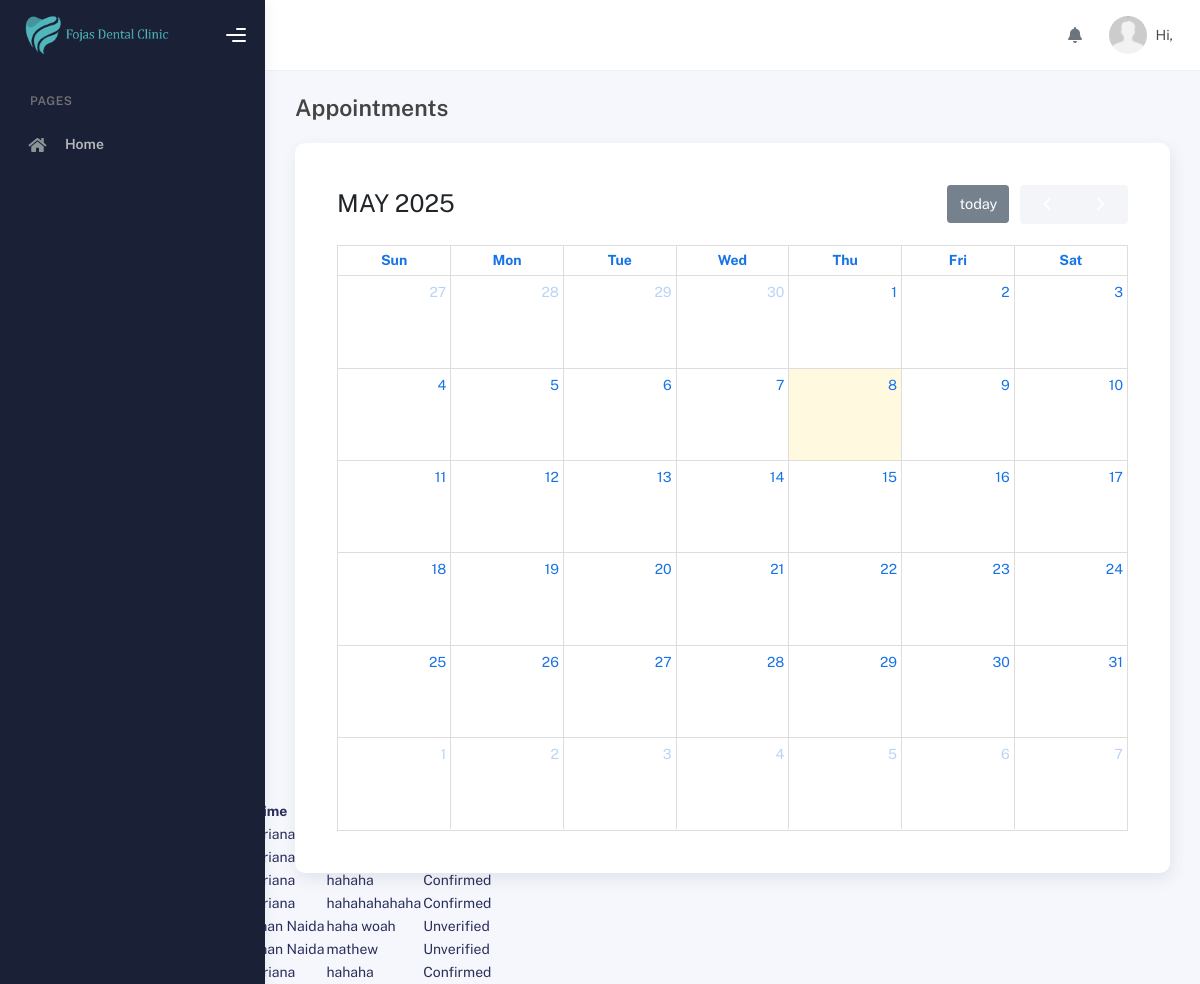
Page /modules/admin/appointments.php on the committed database.
### tables this page shows
CREATE TABLE `appointments` (
  `id` int(11) NOT NULL,
  `user_id` int(11) NOT NULL,
  `user_id_patient` int(11) NOT NULL,
  `appointment_id` int(110) NOT NULL,
  `concern` varchar(255) NOT NULL,
  `confirmed` int(11) NOT NULL,
  `appointment_date` varchar(100) NOT NULL,
  `date_created` date NOT NULL,
  `date_updated` date NOT NULL,
  `remarks` varchar(255) NOT NULL
);

CREATE TABLE `users` (
  `id` int(11) NOT NULL,
  `user_id` int(100) NOT NULL,
  `role_id` int(11) NOT NULL,
  `first_name` varchar(250) NOT NULL,
  `middle_name` varchar(255) NOT NULL,
  `last_name` varchar(255) NOT NULL,
  `mobile_number` varchar(255) NOT NULL,
  `email` varchar(255) DEFAULT NULL,
  `password` varchar(255) NOT NULL,
  `date_of_birth` date NOT NULL,
  `date_created` date NOT NULL,
  `date_updated` date NOT NULL,
  `token` varchar(255) DEFAULT NULL,
  `address` varchar(255) DEFAULT NULL,
  `otp` varchar(100) DEFAULT NULL
);

### modules/admin/appointments.php (the view, shortened to what this page needs)
<?php
include('../../connection/connection.php');
?>
<!DOCTYPE html>
<html lang="en">
<head>
    <?php include '../../includes/styles.php' ?>
</head>
<body>
    <div class="wrapper">
        <?php include '../../includes/sidebar.php'; ?>
      <div class="main-panel">
        <?php include '../../includes/topbar.php'; ?>
        <div class="container">
          <div class="page-inner">
            <div class="page-header">
              <h4 class="page-title">Appointments</h4>
            </div>
            <div class="page-category">
                <div class="row">
                    <div class="col-lg-12">
                        <div class="card p-5">
                            <div id="calendar"></div>
                        </div>
                    </div>
                </div>
            </div>
          </div>
        </div>
      </div>
    </div>
    <table>
    <tr>
      <th>Name of Patient</th>
      <th>Date & Time</th>
      <th>Status</th>
    </tr>
    <?php
      $query_appointments = "SELECT appointments.user_id, appointments.user_id_patient, appointments.concern, appointments.appointment_date, users.first_name, users.middle_name, users.last_name, schedule.start_time, schedule.end_time, appointments.confirmed
      FROM appointments
      LEFT JOIN users
      ON
      appointments.user_id = users.user_id
      LEFT JOIN schedule
      ON appointments.user_id = schedule.user_id";
      $run_appointments = mysqli_query($conn,$query_appointments);
      if(mysqli_num_rows($run_appointments) > 0){
          foreach($run_appointments as $row_appointment){
            ?>
              <tr>
                <td><?php echo $row_appointment['appointment_date']. " " . date("g:i A",strtotime($row_appointment['start_time'])). "-". date("g:i A",strtotime($row_appointment['end_time']))?></td>
                <td>Dr. <?php echo $row_appointment['first_name'] . " " . $row_appointment['last_name']?></td>
                <td><?php echo $row_appointment['concern']?></td>
                <td>
                  <?php
                      $status = (int)$row_appointment['confirmed'];
                      if ($status === 0) {
                      echo "Unverified";
                      } elseif ($status === 1) {
                          echo "Confirmed";
                      } elseif ($status === 2) {
                          echo "Canceled";
                      }
                    ?>
                  </td>
              </tr>
            <?php
        }
      }else{
        echo "No Data";
      }
    ?>
  </table>
</body>
</html>

### rows in the picture
appointments: users.last_name "Ariana"
appointments: users.last_name "Ariana"
appointments: users.last_name "Ariana", concern "hahaha", confirmed "Confirmed"
appointments: users.last_name "Ariana", concern "hahahahahaha", confirmed "Confirmed"
appointments: users.last_name "Naida", concern "haha woah", confirmed "Unverified"
appointments: users.last_name "Naida", concern "mathew", confirmed "Unverified"
appointments: users.last_name "Ariana", concern "hahaha", confirmed "Confirmed"
